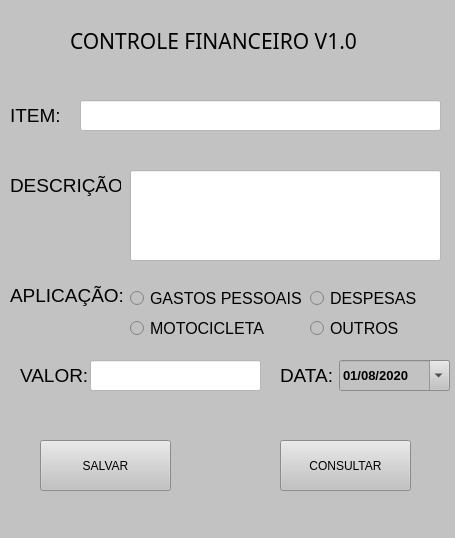
<?xml version="1.0" encoding="UTF-8"?>
<ui version="4.0">
 <class>MainWindow</class>
 <widget class="QMainWindow" name="MainWindow">
  <property name="geometry">
   <rect>
    <x>0</x>
    <y>0</y>
    <width>455</width>
    <height>538</height>
   </rect>
  </property>
  <property name="windowTitle">
   <string>MainWindow</string>
  </property>
  <property name="styleSheet">
   <string notr="true">background-color: rgb(194, 194, 194);</string>
  </property>
  <widget class="QWidget" name="centralwidget">
   <widget class="QLabel" name="label">
    <property name="geometry">
     <rect>
      <x>70</x>
      <y>20</y>
      <width>331</width>
      <height>41</height>
     </rect>
    </property>
    <property name="font">
     <font>
      <family>OCR A Extended</family>
      <pointsize>16</pointsize>
      <weight>50</weight>
      <bold>false</bold>
     </font>
    </property>
    <property name="styleSheet">
     <string notr="true">
color: rgb(0, 0, 0);</string>
    </property>
    <property name="text">
     <string>CONTROLE FINANCEIRO V1.0</string>
    </property>
   </widget>
   <widget class="QLabel" name="label_2">
    <property name="geometry">
     <rect>
      <x>10</x>
      <y>100</y>
      <width>61</width>
      <height>31</height>
     </rect>
    </property>
    <property name="font">
     <font>
      <pointsize>14</pointsize>
     </font>
    </property>
    <property name="text">
     <string>ITEM:</string>
    </property>
   </widget>
   <widget class="QLabel" name="label_3">
    <property name="geometry">
     <rect>
      <x>10</x>
      <y>170</y>
      <width>111</width>
      <height>31</height>
     </rect>
    </property>
    <property name="font">
     <font>
      <pointsize>14</pointsize>
     </font>
    </property>
    <property name="text">
     <string>DESCRIÇÃO:</string>
    </property>
   </widget>
   <widget class="QLabel" name="label_4">
    <property name="geometry">
     <rect>
      <x>20</x>
      <y>360</y>
      <width>101</width>
      <height>31</height>
     </rect>
    </property>
    <property name="font">
     <font>
      <pointsize>14</pointsize>
     </font>
    </property>
    <property name="text">
     <string>VALOR: </string>
    </property>
   </widget>
   <widget class="QLabel" name="label_5">
    <property name="geometry">
     <rect>
      <x>280</x>
      <y>360</y>
      <width>61</width>
      <height>31</height>
     </rect>
    </property>
    <property name="font">
     <font>
      <pointsize>14</pointsize>
     </font>
    </property>
    <property name="text">
     <string>DATA:</string>
    </property>
   </widget>
   <widget class="QLabel" name="label_6">
    <property name="geometry">
     <rect>
      <x>10</x>
      <y>280</y>
      <width>131</width>
      <height>31</height>
     </rect>
    </property>
    <property name="font">
     <font>
      <pointsize>14</pointsize>
     </font>
    </property>
    <property name="text">
     <string>APLICAÇÃO:</string>
    </property>
   </widget>
   <widget class="QLineEdit" name="lineEdit">
    <property name="geometry">
     <rect>
      <x>80</x>
      <y>100</y>
      <width>361</width>
      <height>31</height>
     </rect>
    </property>
    <property name="styleSheet">
     <string notr="true">background-color: rgb(255, 255, 255);</string>
    </property>
   </widget>
   <widget class="QLineEdit" name="lineEdit_2">
    <property name="geometry">
     <rect>
      <x>130</x>
      <y>170</y>
      <width>311</width>
      <height>91</height>
     </rect>
    </property>
    <property name="styleSheet">
     <string notr="true">background-color: rgb(255, 255, 255);</string>
    </property>
   </widget>
   <widget class="QLineEdit" name="lineEdit_4">
    <property name="geometry">
     <rect>
      <x>90</x>
      <y>360</y>
      <width>171</width>
      <height>31</height>
     </rect>
    </property>
    <property name="styleSheet">
     <string notr="true">background-color: rgb(255, 255, 255);</string>
    </property>
   </widget>
   <widget class="QDateEdit" name="dateEdit">
    <property name="geometry">
     <rect>
      <x>339</x>
      <y>360</y>
      <width>111</width>
      <height>31</height>
     </rect>
    </property>
    <property name="font">
     <font>
      <pointsize>10</pointsize>
      <weight>75</weight>
      <bold>true</bold>
     </font>
    </property>
    <property name="dateTime">
     <datetime>
      <hour>0</hour>
      <minute>0</minute>
      <second>0</second>
      <year>2020</year>
      <month>8</month>
      <day>1</day>
     </datetime>
    </property>
    <property name="displayFormat">
     <string notr="true">dd/MM/yyyy</string>
    </property>
    <property name="calendarPopup">
     <bool>true</bool>
    </property>
   </widget>
   <widget class="QRadioButton" name="radioButton">
    <property name="geometry">
     <rect>
      <x>130</x>
      <y>290</y>
      <width>171</width>
      <height>17</height>
     </rect>
    </property>
    <property name="font">
     <font>
      <pointsize>12</pointsize>
     </font>
    </property>
    <property name="text">
     <string>GASTOS PESSOAIS</string>
    </property>
   </widget>
   <widget class="QRadioButton" name="radioButton_2">
    <property name="geometry">
     <rect>
      <x>130</x>
      <y>320</y>
      <width>141</width>
      <height>17</height>
     </rect>
    </property>
    <property name="font">
     <font>
      <pointsize>12</pointsize>
     </font>
    </property>
    <property name="text">
     <string>MOTOCICLETA</string>
    </property>
   </widget>
   <widget class="QRadioButton" name="radioButton_3">
    <property name="geometry">
     <rect>
      <x>310</x>
      <y>290</y>
      <width>111</width>
      <height>17</height>
     </rect>
    </property>
    <property name="font">
     <font>
      <pointsize>12</pointsize>
     </font>
    </property>
    <property name="text">
     <string>DESPESAS</string>
    </property>
   </widget>
   <widget class="QRadioButton" name="radioButton_4">
    <property name="geometry">
     <rect>
      <x>310</x>
      <y>320</y>
      <width>101</width>
      <height>17</height>
     </rect>
    </property>
    <property name="font">
     <font>
      <pointsize>12</pointsize>
     </font>
    </property>
    <property name="text">
     <string>OUTROS</string>
    </property>
   </widget>
   <widget class="QPushButton" name="pushButton">
    <property name="geometry">
     <rect>
      <x>40</x>
      <y>440</y>
      <width>131</width>
      <height>51</height>
     </rect>
    </property>
    <property name="text">
     <string>SALVAR</string>
    </property>
   </widget>
   <widget class="QPushButton" name="pushButton_2">
    <property name="geometry">
     <rect>
      <x>280</x>
      <y>440</y>
      <width>131</width>
      <height>51</height>
     </rect>
    </property>
    <property name="text">
     <string>CONSULTAR</string>
    </property>
   </widget>
  </widget>
  <widget class="QMenuBar" name="menubar">
   <property name="geometry">
    <rect>
     <x>0</x>
     <y>0</y>
     <width>455</width>
     <height>21</height>
    </rect>
   </property>
  </widget>
  <widget class="QStatusBar" name="statusbar"/>
 </widget>
 <resources/>
 <connections/>
</ui>
